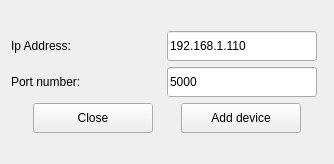
<?xml version="1.0" encoding="UTF-8"?>
<ui version="4.0">
 <class>AddDeviceWnd</class>
 <widget class="QWidget" name="AddDeviceWnd">
  <property name="windowModality">
   <enum>Qt::ApplicationModal</enum>
  </property>
  <property name="geometry">
   <rect>
    <x>0</x>
    <y>0</y>
    <width>334</width>
    <height>164</height>
   </rect>
  </property>
  <property name="windowTitle">
   <string>Form</string>
  </property>
  <layout class="QVBoxLayout" name="verticalLayout">
   <item>
    <layout class="QVBoxLayout" name="addDeviceWndVerl">
     <item>
      <layout class="QHBoxLayout" name="addDeviceWndVerlIpAddressHorl">
       <item>
        <widget class="QLabel" name="ipAddressLabe">
         <property name="minimumSize">
          <size>
           <width>150</width>
           <height>30</height>
          </size>
         </property>
         <property name="maximumSize">
          <size>
           <width>150</width>
           <height>30</height>
          </size>
         </property>
         <property name="text">
          <string>Ip Address:</string>
         </property>
        </widget>
       </item>
       <item>
        <widget class="QLineEdit" name="ipAddressLine">
         <property name="sizePolicy">
          <sizepolicy hsizetype="Minimum" vsizetype="Fixed">
           <horstretch>0</horstretch>
           <verstretch>0</verstretch>
          </sizepolicy>
         </property>
         <property name="minimumSize">
          <size>
           <width>150</width>
           <height>30</height>
          </size>
         </property>
         <property name="maximumSize">
          <size>
           <width>150</width>
           <height>30</height>
          </size>
         </property>
         <property name="text">
          <string>192.168.1.110</string>
         </property>
        </widget>
       </item>
       <item>
        <spacer name="horizontalSpacer">
         <property name="orientation">
          <enum>Qt::Horizontal</enum>
         </property>
         <property name="sizeHint" stdset="0">
          <size>
           <width>40</width>
           <height>20</height>
          </size>
         </property>
        </spacer>
       </item>
      </layout>
     </item>
     <item>
      <layout class="QHBoxLayout" name="addDeviceWndVerlPortNumberHorl">
       <item>
        <widget class="QLabel" name="portNumberLabe">
         <property name="minimumSize">
          <size>
           <width>150</width>
           <height>30</height>
          </size>
         </property>
         <property name="maximumSize">
          <size>
           <width>150</width>
           <height>30</height>
          </size>
         </property>
         <property name="text">
          <string>Port number:</string>
         </property>
        </widget>
       </item>
       <item>
        <widget class="QLineEdit" name="portNumberLine">
         <property name="sizePolicy">
          <sizepolicy hsizetype="Minimum" vsizetype="Fixed">
           <horstretch>0</horstretch>
           <verstretch>0</verstretch>
          </sizepolicy>
         </property>
         <property name="minimumSize">
          <size>
           <width>150</width>
           <height>30</height>
          </size>
         </property>
         <property name="maximumSize">
          <size>
           <width>150</width>
           <height>30</height>
          </size>
         </property>
         <property name="text">
          <string>5000</string>
         </property>
        </widget>
       </item>
       <item>
        <spacer name="horizontalSpacer_2">
         <property name="orientation">
          <enum>Qt::Horizontal</enum>
         </property>
         <property name="sizeHint" stdset="0">
          <size>
           <width>40</width>
           <height>20</height>
          </size>
         </property>
        </spacer>
       </item>
      </layout>
     </item>
     <item>
      <layout class="QHBoxLayout" name="addDeviceWndVerlOptionsHorl">
       <item>
        <widget class="QPushButton" name="closePusb">
         <property name="sizePolicy">
          <sizepolicy hsizetype="Fixed" vsizetype="Fixed">
           <horstretch>0</horstretch>
           <verstretch>0</verstretch>
          </sizepolicy>
         </property>
         <property name="minimumSize">
          <size>
           <width>120</width>
           <height>30</height>
          </size>
         </property>
         <property name="maximumSize">
          <size>
           <width>120</width>
           <height>30</height>
          </size>
         </property>
         <property name="text">
          <string>Close</string>
         </property>
        </widget>
       </item>
       <item>
        <widget class="QPushButton" name="addDevicePusb">
         <property name="sizePolicy">
          <sizepolicy hsizetype="Fixed" vsizetype="Fixed">
           <horstretch>0</horstretch>
           <verstretch>0</verstretch>
          </sizepolicy>
         </property>
         <property name="minimumSize">
          <size>
           <width>120</width>
           <height>30</height>
          </size>
         </property>
         <property name="maximumSize">
          <size>
           <width>120</width>
           <height>30</height>
          </size>
         </property>
         <property name="text">
          <string>Add device</string>
         </property>
        </widget>
       </item>
      </layout>
     </item>
    </layout>
   </item>
  </layout>
 </widget>
 <resources/>
 <connections/>
</ui>
